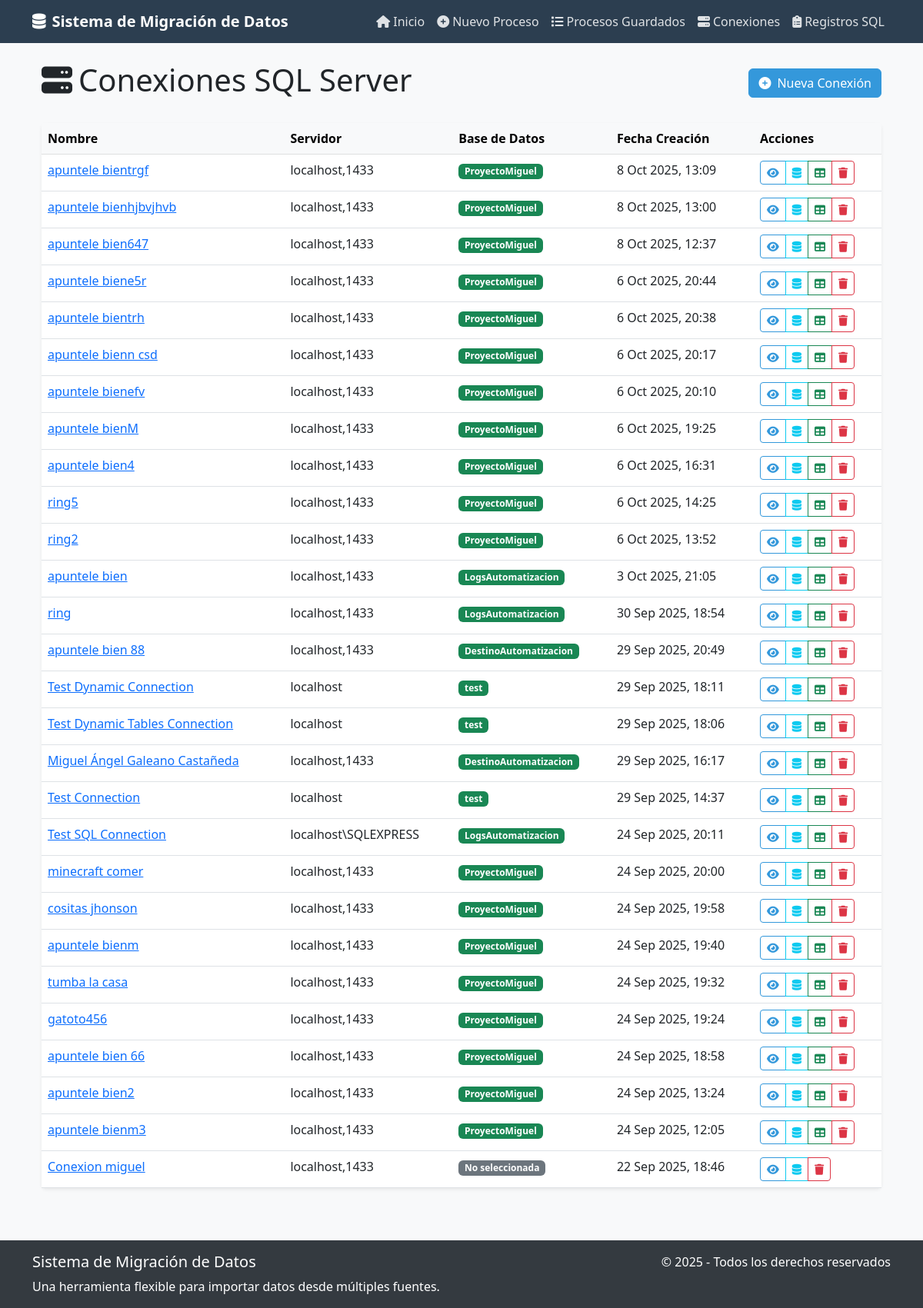
The page /automatizacion/sql/connections/ on the database its author committed.
### automatizacion/models.py (models this page shows, shortened)
class DatabaseConnection(models.Model):
    name = models.CharField(max_length=100, unique=True)
    server = models.CharField(max_length=255)
    username = models.CharField(max_length=100)
    password = models.CharField(max_length=255)
    port = models.IntegerField(default=1433)
    created_at = models.DateTimeField(auto_now_add=True)
    last_used = models.DateTimeField(null=True, blank=True)
    selected_database = models.CharField(max_length=100, blank=True, null=True)
    available_databases = models.JSONField(null=True, blank=True)

### automatizacion/views.py (the view)
# urls.py: path('sql/connections/', views.list_connections, name='list_connections'),
def list_connections(request):
    connections = DatabaseConnection.objects.values('name').annotate(
        latest_id=models.Max('id'),
        latest_created=models.Max('created_at')
    ).order_by('-latest_created')
    connection_ids = [conn['latest_id'] for conn in connections]
    unique_connections = DatabaseConnection.objects.filter(id__in=connection_ids).order_by('-created_at')
    return render(request, 'automatizacion/list_connections.html', {'connections': unique_connections})

### automatizacion/templates/automatizacion/list_connections.html (shortened to what this page needs)
{% extends 'base.html' %}
{% load static %}
{% block content %}
<div class="container mt-4">
    <div class="d-flex justify-content-between align-items-center mb-4">
        <h1><i class="fas fa-server me-2"></i>Conexiones SQL Server</h1>
        <a href="{% url 'automatizacion:connect_sql' %}" class="btn btn-primary">
            <i class="fas fa-plus-circle me-2"></i>Nueva Conexión
        </a>
    </div>
    <div class="row">
        <div class="col">
            <div class="card shadow-sm">
                <div class="card-body p-0">
                    {% if connections %}
                    <div class="table-responsive">
                        <table class="table table-hover mb-0">
                            <thead class="table-light">
                                <tr>
                                    <th>Nombre</th>
                                    <th>Servidor</th>
                                    <th>Base de Datos</th>
                                    <th>Fecha Creación</th>
                                    <th>Acciones</th>
                                </tr>
                            </thead>
                            <tbody>
                                {% for connection in connections %}
                                <tr>
                                    <td>
                                        <a href="{% url 'automatizacion:view_connection' connection_id=connection.id %}">
                                            {{ connection.name }}
                                        </a>
                                    </td>
                                    <td>{{ connection.server }}</td>
                                    <td>
                                        {% if connection.selected_database %}
                                            <span class="badge bg-success">{{ connection.selected_database }}</span>
                                        {% else %}
                                            <span class="badge bg-secondary">No seleccionada</span>
                                        {% endif %}
                                    </td>
                                    <td>{{ connection.created_at|date:"j M Y, H:i" }}</td>
                                    <td>
                                        <div class="btn-group">
                                            <a href="{% url 'automatizacion:view_connection' connection_id=connection.id %}" class="btn btn-sm btn-outline-primary">
                                                <i class="fas fa-eye"></i>
                                            </a>
                                            <a href="{% url 'automatizacion:list_sql_databases' connection_id=connection.id %}" class="btn btn-sm btn-outline-info">
                                                <i class="fas fa-database"></i>
                                            </a>
                                            {% if connection.selected_database %}
                                            <a href="{% url 'automatizacion:list_sql_tables' connection_id=connection.id %}" class="btn btn-sm btn-outline-success">
                                                <i class="fas fa-table"></i>
                                            </a>
                                            {% endif %}
                                            <button class="btn btn-sm btn-outline-danger"
                                                    onclick="deleteConnection({{ connection.id }}, '{{ connection.name }}')">
                                                <i class="fas fa-trash"></i>
                                            </button>
                                        </div>
                                    </td>
                                </tr>
                                {% endfor %}
                            </tbody>
                        </table>
                    </div>
                    {% else %}
                    <div class="alert alert-info m-3">
                        No hay conexiones guardadas. <a href="{% url 'automatizacion:connect_sql' %}">Crear una nueva conexión</a>.
                    </div>
                    {% endif %}
                </div>
            </div>
        </div>
    </div>
</div>
{% endblock %}

### proyecto_automatizacion/templates/base.html (style rules this page uses)
:root { --primary-color: #3498db; --secondary-color: #2c3e50; --accent-color: #e74c3c; --light-bg: #f8f9fa; --dark-bg: #343a40; }
body { font-family: 'Segoe UI', Tahoma, Geneva, Verdana, sans-serif; background-color: var(--light-bg); }
.btn-primary { background-color: var(--primary-color); border-color: var(--primary-color); }
.btn-outline-primary { color: var(--primary-color); border-color: var(--primary-color); }
.card { box-shadow: 0 4px 6px rgba(0, 0, 0, 0.1); border: none; transition: transform 0.3s; margin-bottom: 20px; }

### rows shown on the page
DatabaseConnection: name "apuntele bientrgf", server "localhost,1433", selected_database "ProyectoMiguel", created_at "8 Oct 2025, 13:09"
DatabaseConnection: name "apuntele bienhjbvjhvb", server "localhost,1433", selected_database "ProyectoMiguel", created_at "8 Oct 2025, 13:00"
DatabaseConnection: name "apuntele bien647", server "localhost,1433", selected_database "ProyectoMiguel", created_at "8 Oct 2025, 12:37"
DatabaseConnection: name "apuntele biene5r", server "localhost,1433", selected_database "ProyectoMiguel", created_at "6 Oct 2025, 20:44"
DatabaseConnection: name "apuntele bientrh", server "localhost,1433", selected_database "ProyectoMiguel", created_at "6 Oct 2025, 20:38"
DatabaseConnection: name "apuntele bienn csd", server "localhost,1433", selected_database "ProyectoMiguel", created_at "6 Oct 2025, 20:17"
DatabaseConnection: name "apuntele bienefv", server "localhost,1433", selected_database "ProyectoMiguel", created_at "6 Oct 2025, 20:10"
DatabaseConnection: name "apuntele bienM", server "localhost,1433", selected_database "ProyectoMiguel", created_at "6 Oct 2025, 19:25"
DatabaseConnection: name "apuntele bien4", server "localhost,1433", selected_database "ProyectoMiguel", created_at "6 Oct 2025, 16:31"
DatabaseConnection: name "ring5", server "localhost,1433", selected_database "ProyectoMiguel", created_at "6 Oct 2025, 14:25"
DatabaseConnection: name "ring2", server "localhost,1433", selected_database "ProyectoMiguel", created_at "6 Oct 2025, 13:52"
DatabaseConnection: name "apuntele bien", server "localhost,1433", selected_database "LogsAutomatizacion", created_at "3 Oct 2025, 21:05"
DatabaseConnection: name "ring", server "localhost,1433", selected_database "LogsAutomatizacion", created_at "30 Sep 2025, 18:54"
DatabaseConnection: name "apuntele bien 88", server "localhost,1433", selected_database "DestinoAutomatizacion", created_at "29 Sep 2025, 20:49"
DatabaseConnection: name "Test Dynamic Connection", server "localhost", selected_database "test", created_at "29 Sep 2025, 18:11"
DatabaseConnection: name "Test Dynamic Tables Connection", server "localhost", selected_database "test", created_at "29 Sep 2025, 18:06"
DatabaseConnection: name "Miguel Ángel Galeano Castañeda", server "localhost,1433", selected_database "DestinoAutomatizacion", created_at "29 Sep 2025, 16:17"
DatabaseConnection: name "Test Connection", server "localhost", selected_database "test", created_at "29 Sep 2025, 14:37"
DatabaseConnection: name "Test SQL Connection", server "localhost\\SQLEXPRESS", selected_database "LogsAutomatizacion", created_at "24 Sep 2025, 20:11"
DatabaseConnection: name "minecraft comer", server "localhost,1433", selected_database "ProyectoMiguel", created_at "24 Sep 2025, 20:00"
DatabaseConnection: name "cositas jhonson", server "localhost,1433", selected_database "ProyectoMiguel", created_at "24 Sep 2025, 19:58"
DatabaseConnection: name "apuntele bienm", server "localhost,1433", selected_database "ProyectoMiguel", created_at "24 Sep 2025, 19:40"
DatabaseConnection: name "tumba la casa", server "localhost,1433", selected_database "ProyectoMiguel", created_at "24 Sep 2025, 19:32"
DatabaseConnection: name "gatoto456", server "localhost,1433", selected_database "ProyectoMiguel", created_at "24 Sep 2025, 19:24"
DatabaseConnection: name "apuntele bien 66", server "localhost,1433", selected_database "ProyectoMiguel", created_at "24 Sep 2025, 18:58"
DatabaseConnection: name "apuntele bien2", server "localhost,1433", selected_database "ProyectoMiguel", created_at "24 Sep 2025, 13:24"
DatabaseConnection: name "apuntele bienm3", server "localhost,1433", selected_database "ProyectoMiguel", created_at "24 Sep 2025, 12:05"
DatabaseConnection: name "Conexion miguel", server "localhost,1433", shows "No seleccionada", created_at "22 Sep 2025, 18:46"
